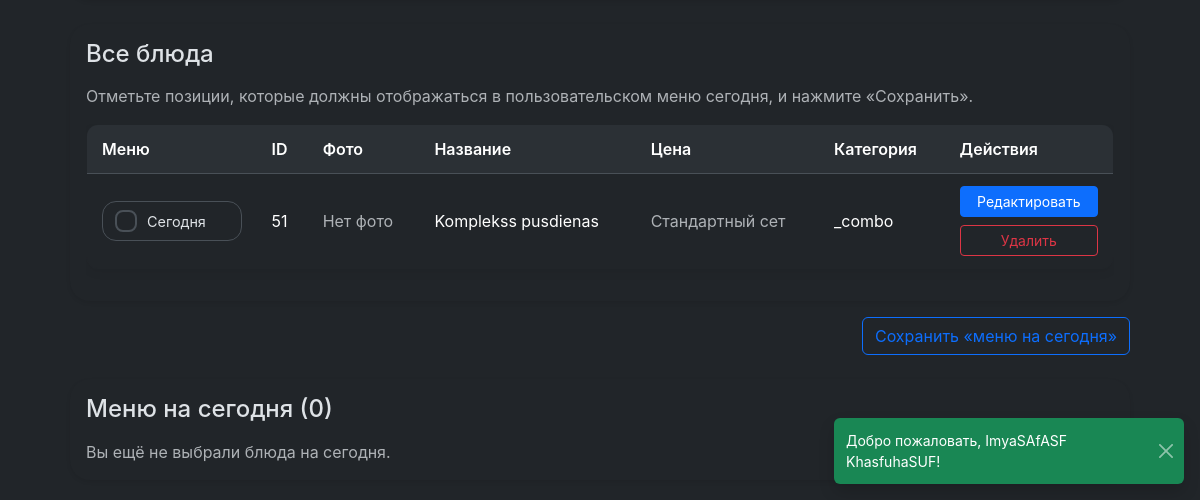
/admin/menu (signed in, lower part), run on an earlier commit of the app's database.
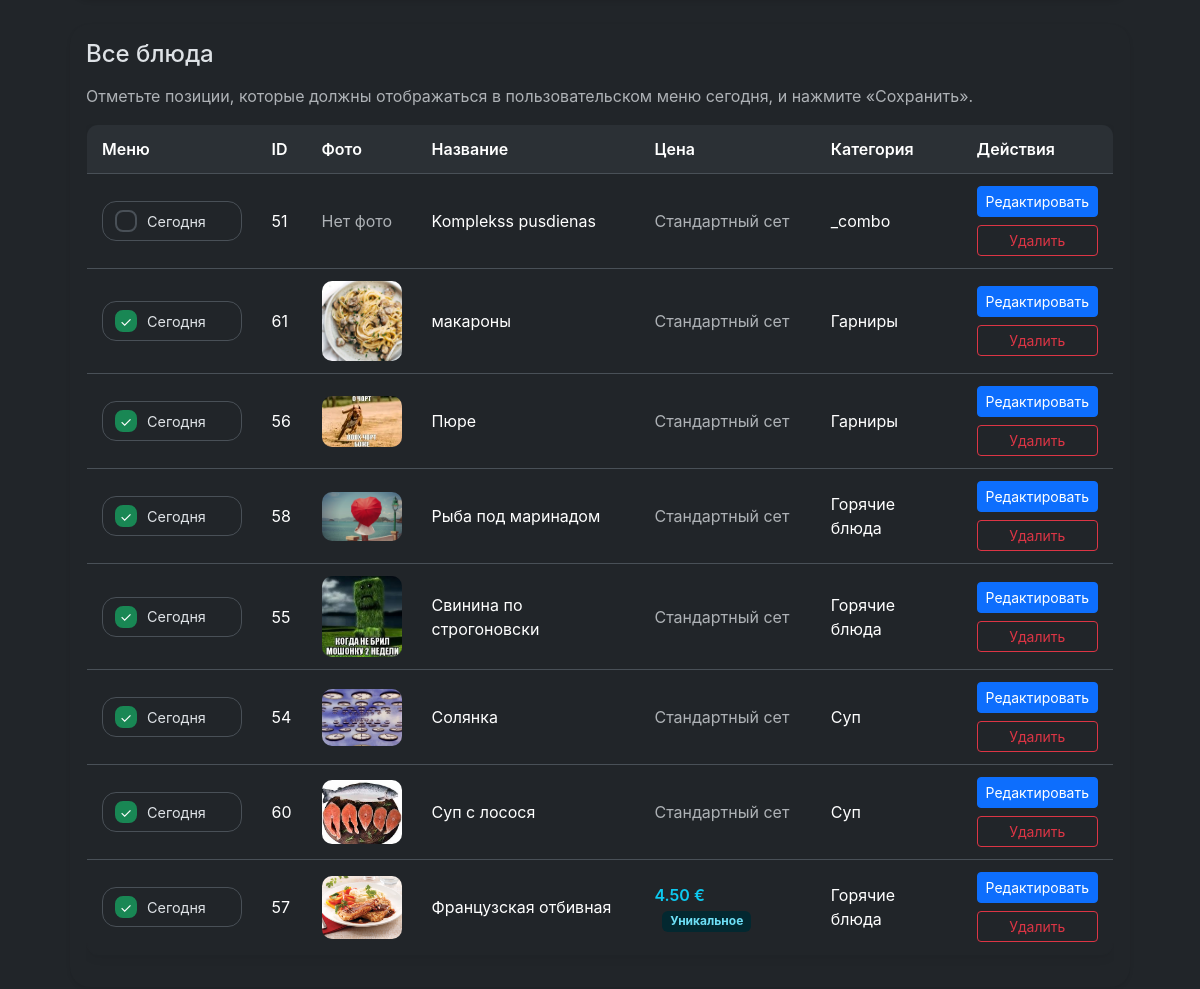
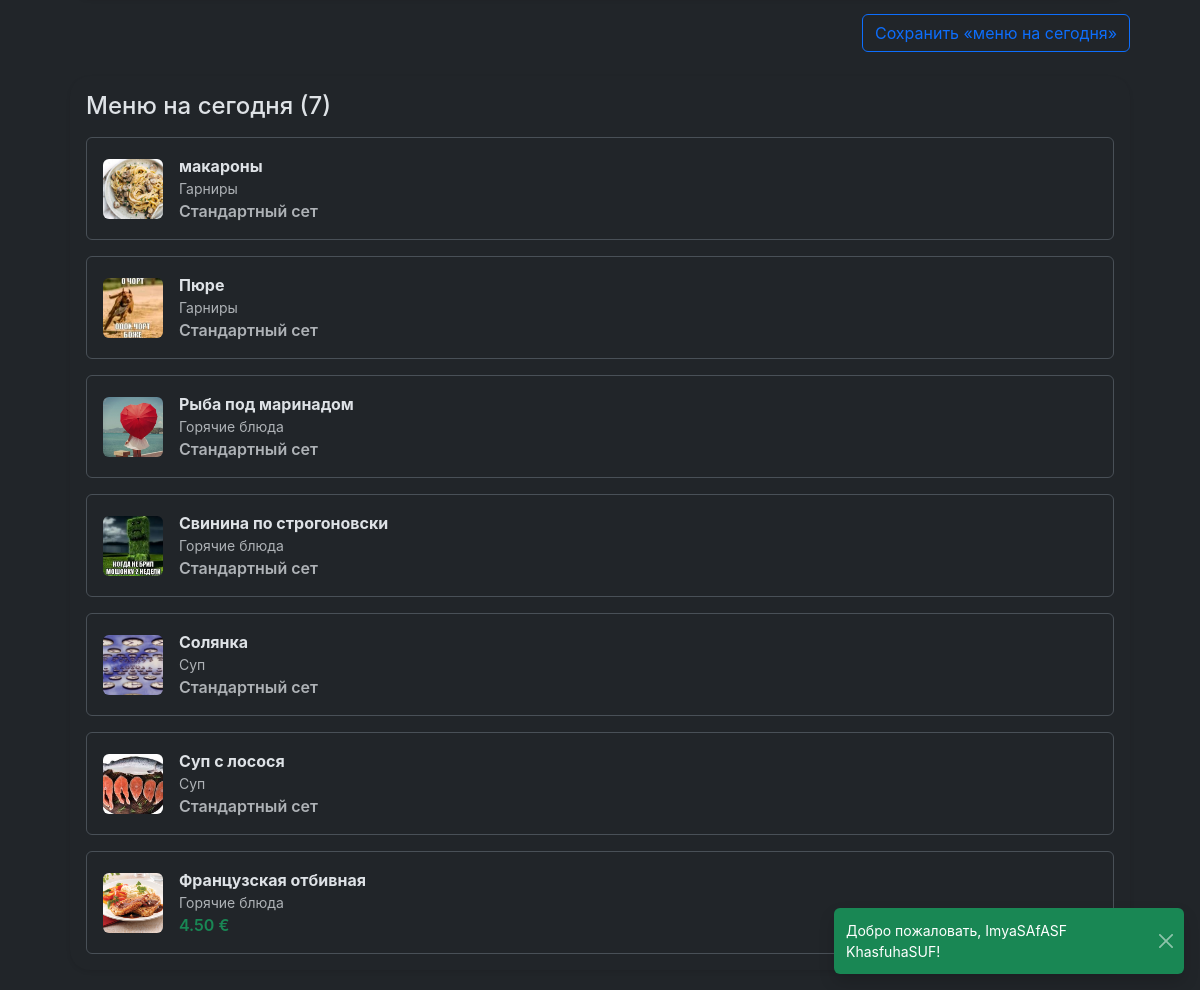
And on a later commit of the database (2 pictures, top to bottom).
### tables this page shows
CREATE TABLE menu (
    id INTEGER PRIMARY KEY AUTOINCREMENT,
    title TEXT NOT NULL,
    description TEXT,
    price REAL NOT NULL,
    image_url TEXT,
    category TEXT
, image_gallery TEXT, ingredients TEXT, is_today INTEGER DEFAULT 0, use_manual_price INTEGER DEFAULT 0, name_original TEXT, name_ru TEXT, name_lv TEXT, description_original TEXT, description_ru TEXT, description_lv TEXT, category_original TEXT, category_ru TEXT, category_lv TEXT, ingredients_original TEXT, ingredients_ru TEXT, ingredients_lv TEXT, category_role TEXT DEFAULT 'main', category_key TEXT);

### resources/views/admin/menu.php (the view, shortened to what the changed rows need)
<div class="page-container">
<div class="admin-menu-layout mt-1">
    <div class="admin-column admin-table-block">
        <form method="POST" action="/admin/menu/today" class="h-100 d-flex flex-column">
            <div class="card border-0 shadow-sm flex-grow-1">
                <div class="card-body">
                    <div class="table-responsive">
                        <table class="table table-menu">
                            <thead>
                                <tr>
                                    <th class="today-column"><?= htmlspecialchars(translate('admin.menu.table.menu')) ?></th>
                                    <th>ID</th>
                                    <th><?= htmlspecialchars(translate('admin.menu.table.photo')) ?></th>
                                    <th><?= htmlspecialchars(translate('admin.menu.table.name')) ?></th>
                                    <th><?= htmlspecialchars(translate('admin.menu.table.price')) ?></th>
                                    <th><?= htmlspecialchars(translate('admin.menu.table.category')) ?></th>
                                    <th><?= htmlspecialchars(translate('admin.menu.table.actions')) ?></th>
                                </tr>
                            </thead>
                            <tbody>
                                <?php foreach ($items as $item): ?>
                                    <?php $gallery = $item->galleryImages(); ?>
                                    <tr>
                                        <td class="today-cell">
                                            <label class="today-flag">
                                                <span class="today-indicator"></span>
                                                <span class="today-label"><?= htmlspecialchars(translate('admin.menu.today.flag')) ?></span>
                                            </label>
                                        </td>
                                        <td><?= $item->id ?></td>
                                        <td>
                                            <?php if ($item->primaryImage()): ?>
                                                <img src="/assets/images/<?= htmlspecialchars($item->primaryImage()) ?>" alt="" class="menu-thumb">
                                            <?php else: ?>
                                                <span class="text-muted"><?= htmlspecialchars(translate('common.no_photo')) ?></span>
                                            <?php endif; ?>
                                        </td>
                                        <td><?= htmlspecialchars($item->title) ?></td>
                                        <td>
                                            <?php if ($item->isUnique()): ?>
                                                <span class="fw-semibold text-info"><?= number_format($item->price, 2, '.', ' ') ?> €</span>
                                                <span class="badge bg-info-subtle text-info-emphasis ms-2"><?= htmlspecialchars(translate('admin.menu.price.unique')) ?></span>
                                            <?php else: ?>
                                                <span class="text-muted"><?= htmlspecialchars(translate('admin.menu.price.standard')) ?></span>
                                            <?php endif; ?>
                                        </td>
                                        <td><?= htmlspecialchars($item->category ?? '') ?></td>
                                        <td>
                                            <div class="d-flex flex-column gap-2">
                                                <button class="btn btn-sm btn-primary" type="button" onclick='fillForm(<?= json_encode([
                                                    'id' => $item->id,
                                                    'title' => $item->title,
                                                    'name_original' => $item->nameOriginal ?? $item->title,
                                                    'description' => $item->description,
                                                    'description_original' => $item->descriptionOriginal ?? $item->description,
                                                    'ingredients' => $item->ingredients,
                                                    'ingredients_original' => $item->ingredientsOriginal ?? $item->ingredients,
                                                    'price' => $item->price,
                                                    'use_manual_price' => $item->isUnique(),
                                                    'category' => $item->category,
                                                    'category_original' => $item->categoryOriginal ?? $item->category,
                                                    'category_role' => $item->categoryRole ?? 'main',
                                                    'image' => $item->primaryImage(),
                                                    'gallery' => $gallery,
                                                ], JSON_HEX_APOS | JSON_HEX_QUOT) ?>)'><?= htmlspecialchars(translate('admin.menu.actions.edit')) ?></button>
                                                <a class="btn btn-sm btn-outline-danger" href="/admin/menu/delete?id=<?= $item->id ?>" onclick="return confirm('<?= htmlspecialchars(translate('admin.menu.actions.confirm_delete')) ?>');"><?= htmlspecialchars(translate('combo.remove')) ?></a>
                                            </div>
                                        </td>
                                    </tr>
                                <?php endforeach; ?>
                            </tbody>
                        </table>
                    </div>
                </div>
            </div>
        </form>
    </div>
    <div class="admin-column admin-today-block">
        <div class="card border-0 shadow-sm admin-today-card h-100">
            <div class="card-body">
                <h4 class="card-title mb-3"><?= htmlspecialchars(translate('admin.menu.today.title', ['count' => count($todayItems ?? [])])) ?></h4>
                <?php if (empty($todayItems)): ?>
                    <div class="text-muted"><?= htmlspecialchars(translate('admin.menu.today.empty')) ?></div>
                <?php else: ?>
                    <div class="d-flex flex-column gap-3">
                        <?php foreach ($todayItems as $item): ?>
                            <div class="border rounded p-3">
                                <div class="d-flex align-items-center gap-3">
                                    <?php $img = $item->primaryImage(); ?>
                                    <?php if ($img): ?>
                                        <img src="/assets/images/<?= htmlspecialchars($img) ?>" alt="" style="width:60px;height:60px;object-fit:cover;" class="rounded">
                                    <?php else: ?>
                                        <span class="text-muted small"><?= htmlspecialchars(translate('common.no_photo')) ?></span>
                                    <?php endif; ?>
                                    <div>
                                        <div class="fw-bold"><?= htmlspecialchars($item->title) ?></div>
                                        <div class="text-muted small"><?= htmlspecialchars($item->category ?? translate('menu.card.no_category')) ?></div>
                                        <div class="text-success fw-semibold">
                                            <?php if ($item->isUnique()): ?>
                                                <?= number_format($item->price, 2, '.', ' ') ?> €
                                            <?php else: ?>
                                                <span class="text-muted"><?= htmlspecialchars(translate('admin.menu.price.standard')) ?></span>
                                            <?php endif; ?>
                                        </div>
                                    </div>
                                </div>
                            </div>
                        <?php endforeach; ?>
                    </div>
                <?php endif; ?>
            </div>
        </div>
    </div>
</div>
</div>

What changed in the data, as far as the page shows it:
added menu: id "61", shows a picture, title "макароны", category "Гарниры"
added menu: id "56", shows a picture, title "Пюре", category "Гарниры"
added menu: id "58", shows a picture, title "Рыба под маринадом", category "Горячие блюда"
added menu: id "55", shows a picture, title "Свинина по строгоновски", category "Горячие блюда"
added menu: id "54", shows a picture, title "Солянка", category "Суп"
added menu: id "60", shows a picture, title "Суп с лосося", category "Суп"
added menu: id "57", shows a picture, title "Французская отбивная", price "4.50", category "Горячие блюда"
Also different on the page:
translate('admin.menu.today.empty'): "Вы ещё не выбрали блюда на сегодня." → (not shown)
text no longer shown: "Меню на сегодня (0)"
text now shown: "Меню на сегодня (7)"
